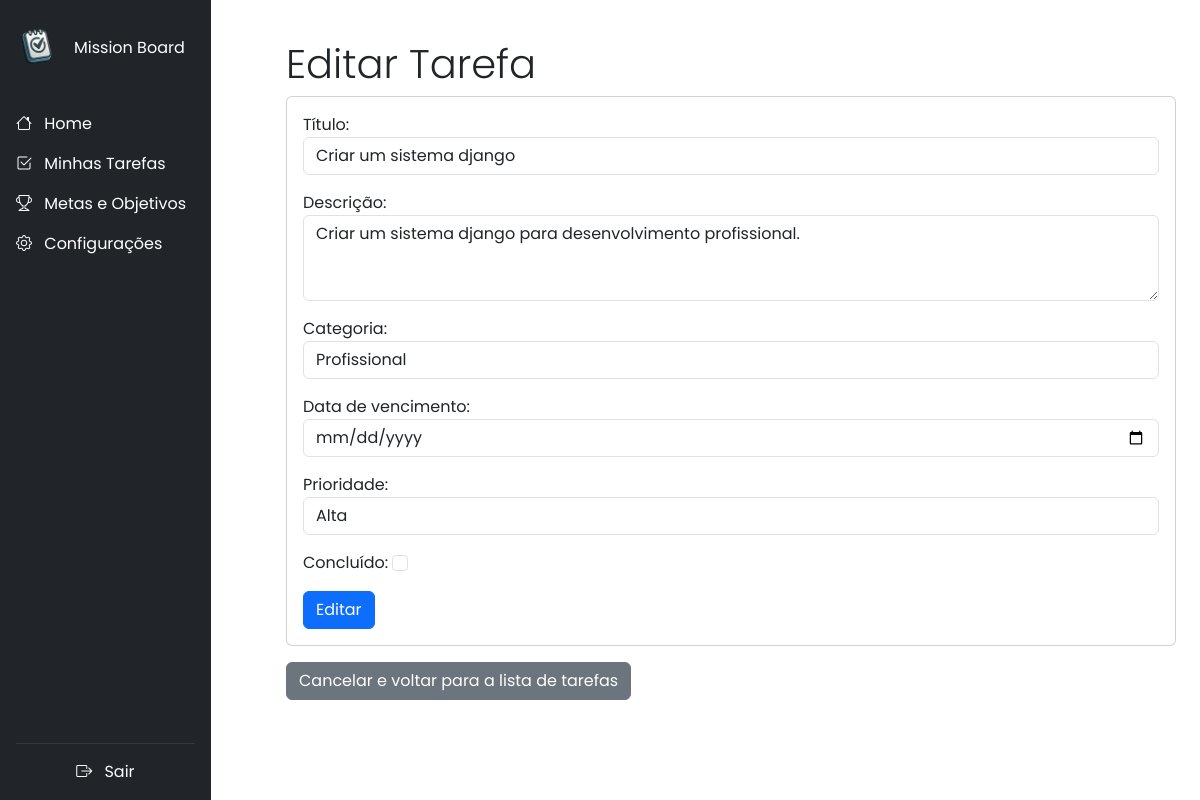
The page /task/update/5/ (signed in) on the database as committed earlier.
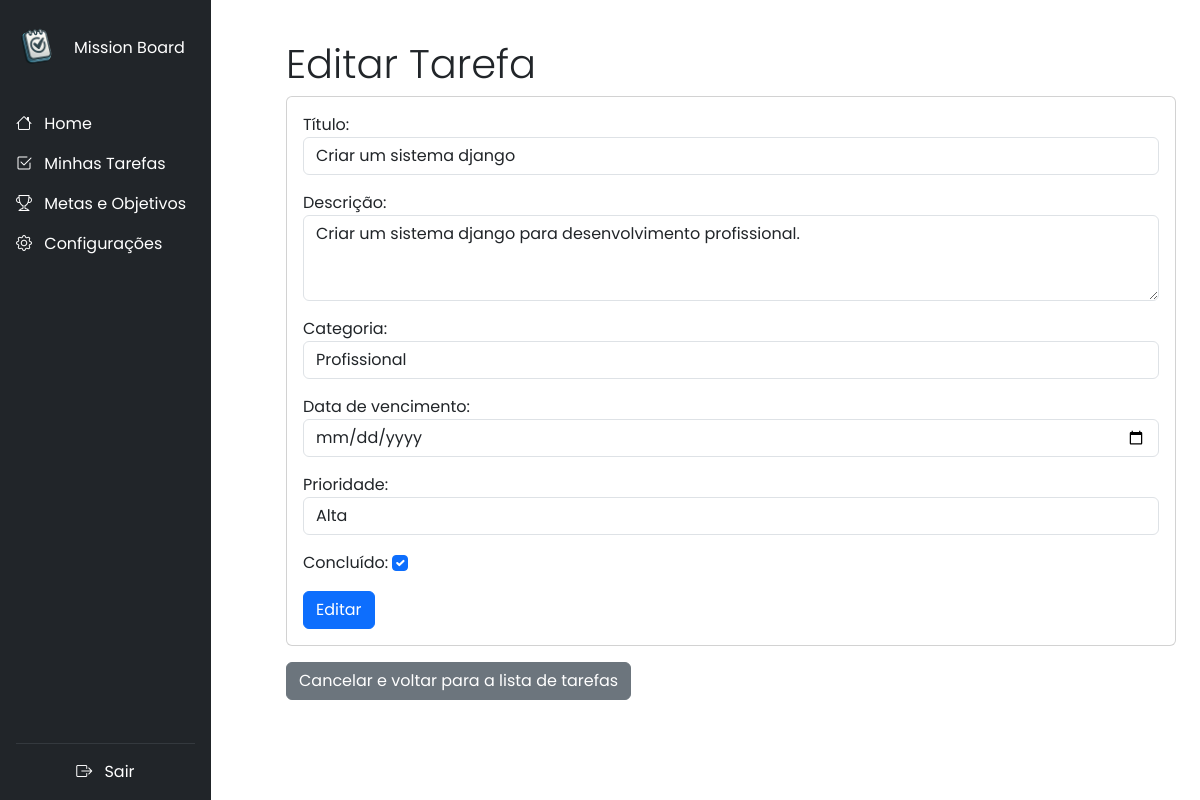
The same page on the database as committed later.
### tasks/models.py (models this page shows, shortened)
class Task(models.Model):
    PRIORITY_CHOICES = [
        ('low', 'Baixa'),
        ('medium', 'Média'),
        ('high', 'Alta'),
    ]
    user = models.ForeignKey(User, verbose_name='Usuário', on_delete=models.CASCADE, max_length=50)
    title = models.CharField(max_length=255)
    description = models.TextField(blank=True, null=True)
    category = models.ForeignKey(Category, on_delete=models.SET_NULL, blank=True, null=True)
    due_date = models.DateField()
    priority = models.CharField(max_length=10, choices=PRIORITY_CHOICES, default='medium')
    completed = models.BooleanField(default=False)
    created_at = models.DateTimeField(auto_now_add=True)

### tasks/views.py (the view)
# urls.py: path('task/update/<int:pk>/', views.TaskUpdateView.as_view(), name='task_update'),
class TaskUpdateView(LoginRequiredMixin, UpdateView):
    model = models.Task
    template_name = 'task_update.html'
    form_class = forms.TaskForm
    success_url = reverse_lazy('task_list')

### tasks/forms.py
class TaskForm(forms.ModelForm):
    class Meta:
        model = models.Task
        fields = ['title', 'description', 'category', 'due_date', 'priority', 'completed']
        widgets = {
            'title': forms.TextInput(attrs={'class': 'form-control'}),
            'description': forms.Textarea(attrs={'class': 'form-control', 'rows': 3}),
            'category': forms.Select(attrs={'class': 'form-control'}),
            'due_date': forms.DateInput(attrs={'class': 'form-control', 'type': 'date'}),
            'priority': forms.Select(attrs={'class': 'form-control'}),
            'completed': forms.CheckboxInput(attrs={'class': 'form-check-input'}),
        } # Estilização do formulário
        labels = {
            'title': 'Título',
            'description': 'Descrição',
            'category': 'Categoria',
            'due_date': 'Data de vencimento',
            'priority': 'Prioridade',
            'completed': 'Concluído',
        } # Alterando o label para ficar em português

### tasks/models.py (called while the page is built)
    def __str__(self):
        return self.name

### tasks/templates/task_update.html (shortened to what this page needs)
{% extends 'base.html' %}
{% block content %}
<div class="container mt-4">
    <h3 class="display-6">Editar Tarefa</h3>
    <div class="card">
        <div class="card-body">
            <form action="{% url 'task_update' object.id%}" method="post" class="form">
                {{ form.as_p }}
                <button type="submit" class="btn btn-primary">Editar</button>
            </form>
        </div>
    </div>
    <a href="{% url 'task_list' %}" class="btn btn-secondary mt-3">Cancelar e voltar para a lista de tarefas</a>
</div>
{% endblock %}

Rows that differ between the two databases and show on the page:
changed Task "Criar um sistema django": completed "☐" → "☑"
